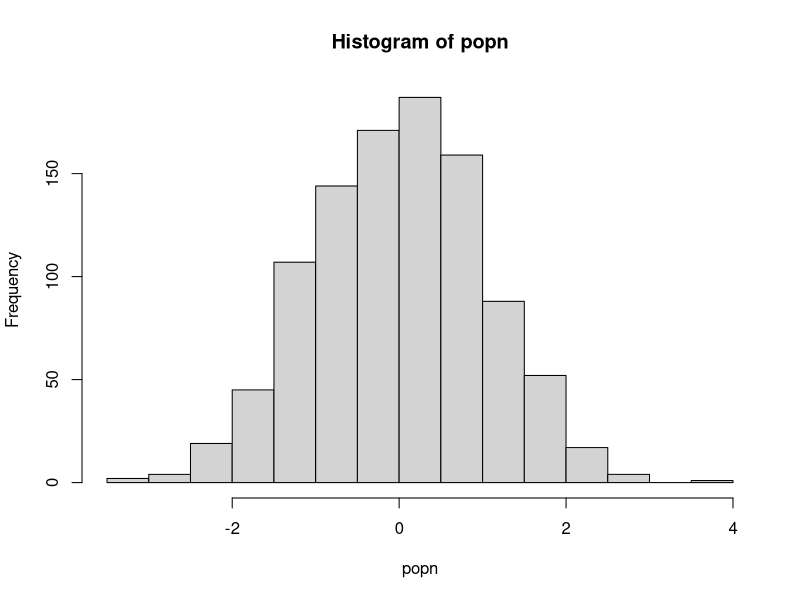

Write R code to recreate this figure.
###### Functions #######

## A function to take a sample of size n from a population "popn" and return its mean
myexperiment = function(popn,n){
  pop_sample = sample(popn,n,replace = F)
  return(mean(pop_sample))
}

## Calculate means using a for loop without preallocation:
loopy_sample1 = function(popn, n, num){
  result1 = vector()
  for(i in 1:num){
    result1 = c(result1,myexperiment(popn, n))
  }
  return(result1)
}

## To run "num" iteration of the experiment using a for loop on a vector with preallocation
loopy_sample2 = function(popn, n, num){
  result2 = vector(,num) #preallocate expected size 
  for(i in 1:num){
    result2[i] = myexperiment(popn,n)
  }
  return(result2)
}

## To run "num" iterations of the experiment using vectorization with lapply:
loopy_sample3 = function(popn,n,num){
  result3 = vector("list", num)
  for(i in 1:num){
    result3[[i]] = myexperiment(popn,n)
  }
  return(result3)
}

## To run "num" iterations of the experiment using vectorization with lapply
lapply_sample = function(popn,n,num){
  result4 = lapply(1:num,function(i) myexperiment(popn, n))
  return(result4)
}

## To run "num" iterations of the experiment using vectorization with lapply
sapply_sample = function(popn,n,num){
  result5 = sapply(1:num, function(i) myexperiment(popn,n))
  return(result5)
}


popn = rnorm(1000)
hist(popn)


n = 20
num = 1000

print("the loopy, non_preallocation approach takes:")
print(system.time(loopy_sample1(popn, n, num)))

print("the loopy, but with preallocation approach takes:")
print(system.time(loopy_sample2(popn, n, num)))

print("the loopy, non-preallocation approach on a list takes:")
print(system.time(loopy_sample3(popn, n, num)))

print("the vectorized sapply approach takes:")
print(system.time(sapply_sample(popn,n,num)))

print("the vectorized lapply approach takes:")
print(system.time(lapply_sample(popn,n,num)))


x = 1:20
y = factor(rep(letters[1:5], each = 4))
tapply(x, y, sum)


attach(iris)
iris
by(iris[,1:2], iris$Species, colMeans)
by(iris[,1:2], iris$Petal.Width, colMeans)


replicate(10, runif(5))